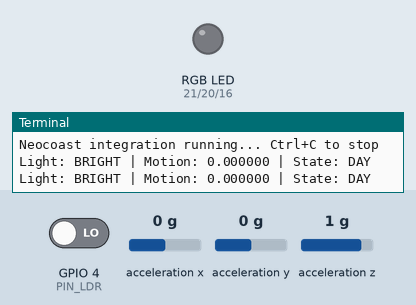
Simulated run of this program. Board: Raspberry Pi (BCM pin numbers). Shown: an RGB LED mixed from three pins (HIGH = lit), the last lines printed to the terminal. The test bench sets the inputs (shaded band); at power-on: GPIO 4 (PIN_LDR) LOW, acceleration x 0 g, acceleration y 0 g, acceleration z 1 g. Web requests get an empty 200 reply after 0.4 s; the clock reads 2024-03-15 10:24:30 at power-on unless the program sets it.

Above: at 1.2 s.
1.3 s: GPIO 4 (PIN_LDR) driven HIGH
At 2.5 s:
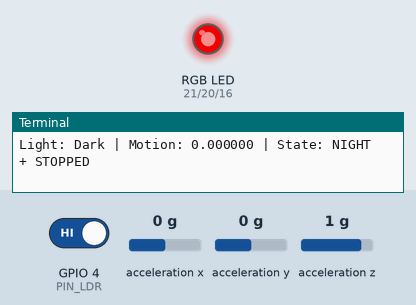
3.3 s: acceleration x set to -0.2 g
6.5 s: acceleration x set to -0.4 g
At 9.5 s:
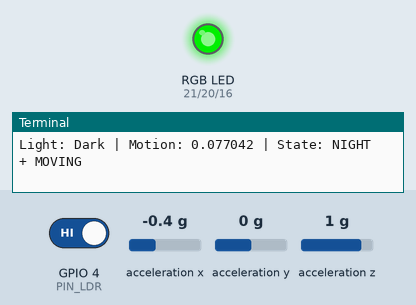
Timing chart, 0 to 11.0 s (numbered marks = the images above; inputs shaded):
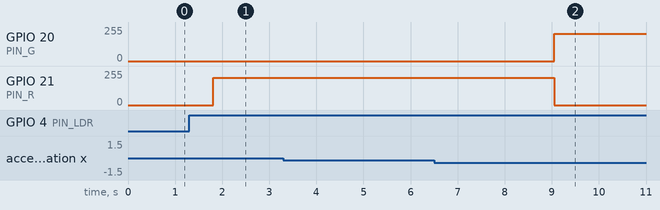

The program:

neocoast.py
```python
import RPi.GPIO as GPIO
import time
import math
from smbus import SMBus
import requests

# ------------------------
# GPIO Setup
# ------------------------
GPIO.setwarnings(False)
GPIO.setmode(GPIO.BCM)

PIN_R = 21
PIN_G = 20
PIN_B = 16
PIN_LDR = 4

GPIO.setup(PIN_R, GPIO.OUT)
GPIO.setup(PIN_G, GPIO.OUT)
GPIO.setup(PIN_B, GPIO.OUT)
GPIO.setup(PIN_LDR, GPIO.IN)

# PWM for brightness control
pwm_r = GPIO.PWM(PIN_R, 500)
pwm_g = GPIO.PWM(PIN_G, 500)
pwm_b = GPIO.PWM(PIN_B, 500)

pwm_r.start(0)
pwm_g.start(0)
pwm_b.start(0)

# ------------------------
# MPU6050 Setup
# ------------------------
bus = SMBus(1)
MPU_ADDR = 0x68
PWR_MGMT_1 = 0x6B
ACCEL_XOUT_H = 0x3B
ACCEL_SCALE = 16384.0

bus.write_byte_data(MPU_ADDR, PWR_MGMT_1, 0)

def read_word(reg):
    high = bus.read_byte_data(MPU_ADDR, reg)
    low = bus.read_byte_data(MPU_ADDR, reg+1)
    val = (high << 8) + low
    if val >= 0x8000:
        val = -((65535 - val) + 1)
    return val

def read_accel_magnitude():
    ax = read_word(ACCEL_XOUT_H) / ACCEL_SCALE
    ay = read_word(ACCEL_XOUT_H+2) / ACCEL_SCALE
    az = read_word(ACCEL_XOUT_H+4) / ACCEL_SCALE
    return math.sqrt(ax*ax + ay*ay + az*az)

def led_off():
    pwm_r.ChangeDutyCycle(0)
    pwm_g.ChangeDutyCycle(0)
    pwm_b.ChangeDutyCycle(0)

def led_green():
    pwm_r.ChangeDutyCycle(0)
    pwm_g.ChangeDutyCycle(80)
    pwm_b.ChangeDutyCycle(0)

def led_red():
    pwm_r.ChangeDutyCycle(80)
    pwm_g.ChangeDutyCycle(0)
    pwm_b.ChangeDutyCycle(0)

print("Neocoast integration running... Ctrl+C to stop")

motion_history = []

try:
    while True:

        # ---- Read light ----
        dark = GPIO.input(PIN_LDR) == 1

        # ---- Read motion ----
        amag = read_accel_magnitude()
        motion_signal = abs(amag - 1.0)
        speed = motion_signal

        motion_history.append(motion_signal)
        if len(motion_history) > 5:
            motion_history.pop(0)

        moving = sum(motion_history)/len(motion_history) > 0.07

        # ---- Decision logic ----
        if not dark:
            led_off()
            state = "DAY"

        else:
            if moving:
                led_green()
                state = "NIGHT + MOVING"
            else:
                led_red()
                state = "NIGHT + STOPPED"

        #print(f"Light: {'DARK' if dark else 'BRIGHT'} | Motion: {motion_signal:.3f} | State: {state}")
        print (f"Light: {'Dark' if dark else 'BRIGHT'} | "
               f"Motion: {motion_signal:3f} | "
               f"State: {state}")

        payload = {
            "speed": float(speed),
            "amag": float(amag),
            "motion": "moving" if moving else "stopped",
            "daymode": not dark,
            "ts": time.time(),
        }
        try:
           requests.post("http://127.0.0.1:4000/api/state", json=payload, timeout=0.5)
        except Exception as e:
           # Flask might not be up yet on boot; don't crash
           print(f"POST failed (will retry): {e}")

        time.sleep(0.2)

except KeyboardInterrupt:
    led_off()
    GPIO.cleanup()
    bus.close()
```

Measured:
- the behaviour switches between -0.3 and -0.4 g on acceleration x (found by bisection; images 1 and 2)
- after the input at 1.3 s, GPIO 21 (PIN_R): 0/255 → 204/255 after 0.51 s
- after the input at 6.5 s, GPIO 20 (PIN_G): 0/255 → 204/255 after 2.6 s; GPIO 21 (PIN_R): 204/255 → 0/255 after 2.6 s
